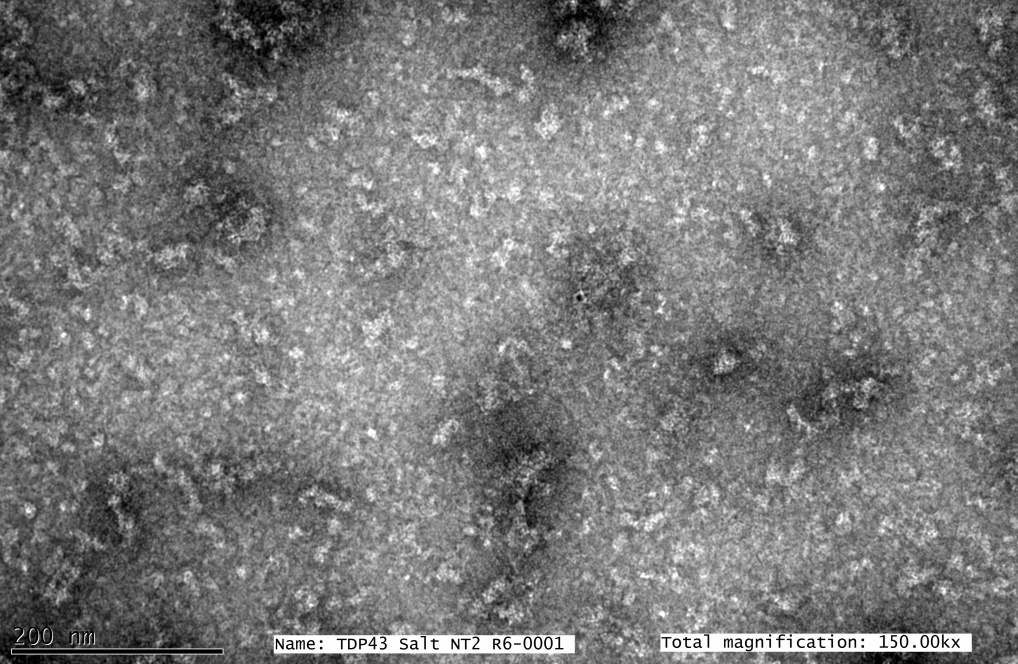
#> input picture samples/compressed/tdp43_compressed_0.jpg, 1018 x 664 px
$ python -i core.py   (imports and definitions only)   (older library calls are emulated)
#> lines starting #> are read from the running program, lines starting #| are printed output that depends on the picture; after the words box and inside, x2 and y2 are one past the last pixel; in counts of white or black regions, pixels touching at a corner belong together
#> further down, picture is the input picture: shape (664, 1018, 3); min 0, max 255, mean 123.1
"""
Created on Wed May  9 15:06:15 2018

@author: Joseph Marsilla
@email: joseph.marsilla@mail.utoronto.ca

"""
import numpy as np
import cv2

# [325 lines left out: functions file2compress, img2compress, back_eq, hclap_filt, hlog_filt, dog_filt and 4 more, not called in this run]


def laplace_of_gaussian(image, sigma=1., kappa=0.75, pad=False):
    """
    Taken from: https://stackoverflow.com/questions/22050199/
    python-implementation-of-the-laplacian-of-gaussian-edge-detection

    #shows the regular laplace of gaussian...

    Applies Laplacian of Gaussians to grayscale image.

    :param gray_img: image to apply LoG to
    :param sigma:    Gauss sigma of Gaussian applied to image, <= 0. for none
    :param kappa:    difference threshold as factor to mean of image values, <= 0 for none
    :param pad:      flag to pad output w/ zero border, keeping input image size
    """
#> called with sigma = 1, kappa = 0.75, pad = False
    gray_img = cv2.cvtColor(image, cv2.COLOR_RGB2GRAY)
    assert len(gray_img.shape) == 2
    img = cv2.GaussianBlur(gray_img, (0, 0), sigma) if 0. < sigma else gray_img
    img = cv2.Laplacian(img, cv2.CV_64F)
    rows, cols = img.shape[:2]
    # min/max of 3x3-neighbourhoods
    min_map = np.minimum.reduce(list(img[r:rows-2+r, c:cols-2+c]
                                     for r in range(3) for c in range(3)))
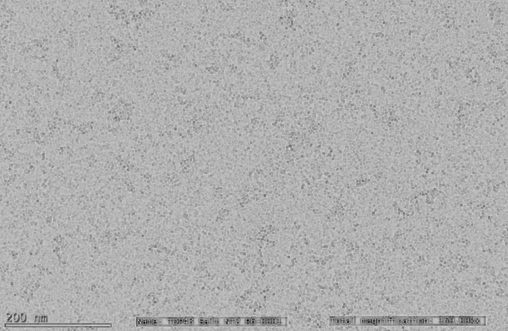
#> min_map: shape (662, 1016) float64 (shown at 1/2 size); min -121, max 39, mean -10.6; drawn with min black and max white
    max_map = np.maximum.reduce(list(img[r:rows-2+r, c:cols-2+c]
                                     for r in range(3) for c in range(3)))
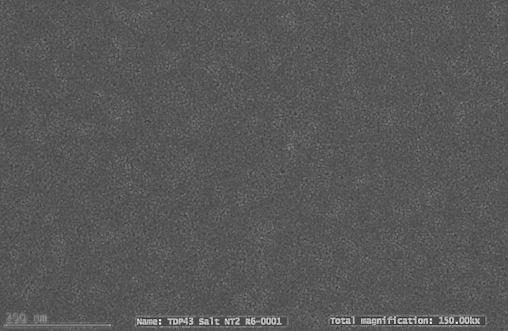
#> max_map: shape (662, 1016) float64 (shown at 1/2 size); min -57, max 138, mean 10.3; drawn with min black and max white
    # bool matrix for image value positiv (w/out border pixels)
    pos_img = 0 < img[1:rows-1, 1:cols-1]
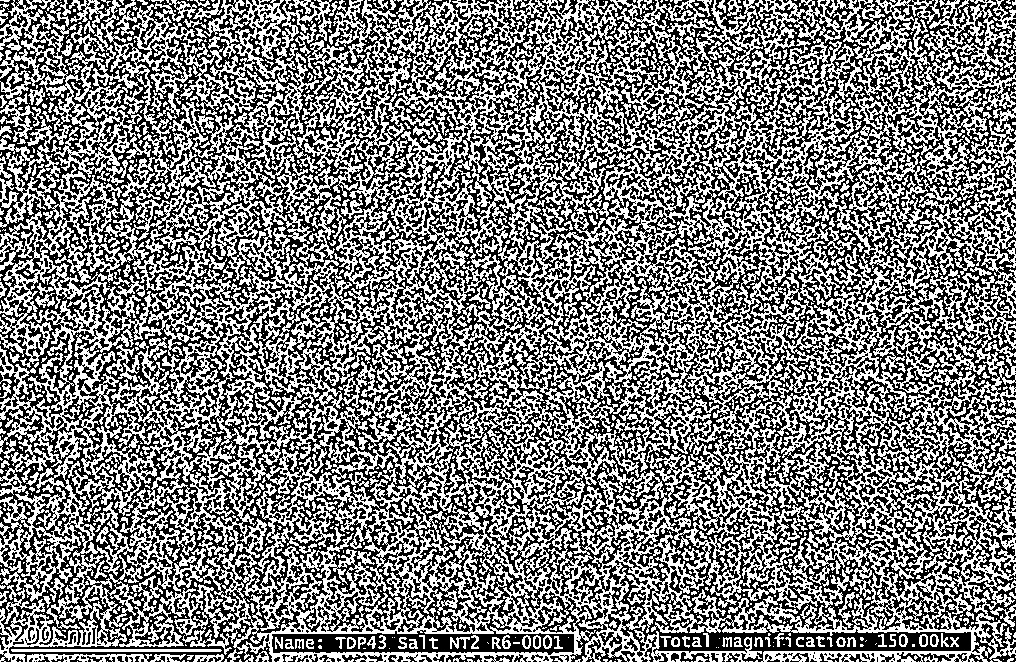
#> pos_img: shape (662, 1016) bool; 49.3% white in thin lines or dots
    # bool matrix for min < 0 and 0 < image pixel
    neg_min = min_map < 0
#> neg_min: shape (662, 1016) bool; 92.2% white; black in thin lines or dots
    neg_min[1 - pos_img] = 0
#> neg_min: shape (662, 1016) bool; 92% white; black in thin lines or dots
    # bool matrix for 0 < max and image pixel < 0
    pos_max = 0 < max_map
#> pos_max: shape (662, 1016) bool; 93.6% white; black in thin lines or dots
    pos_max[pos_img] = 0
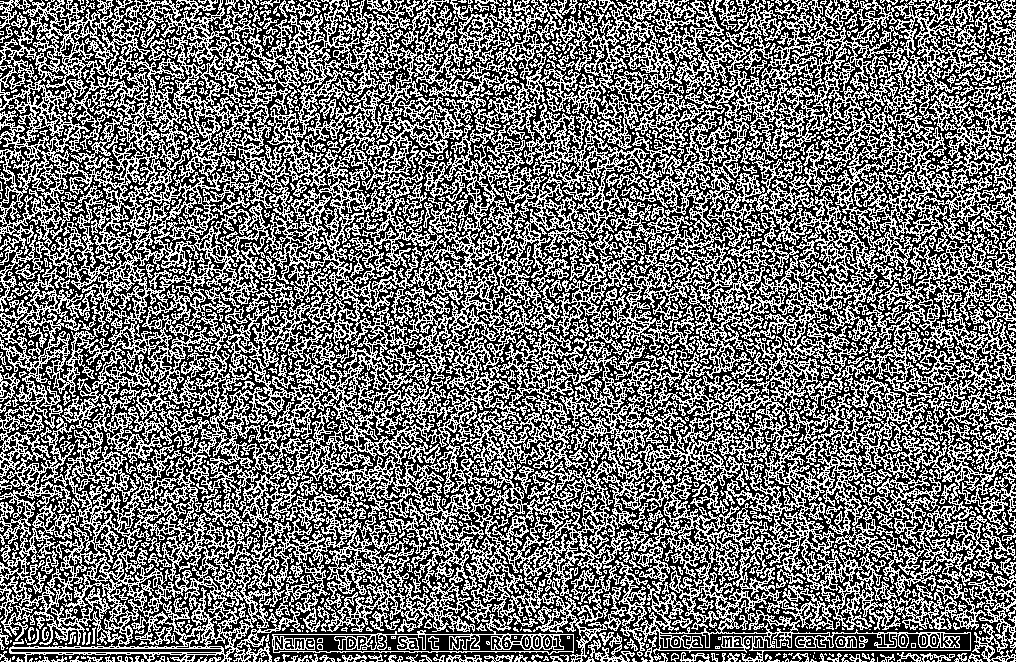
#> pos_max: shape (662, 1016) bool; 44.3% white in thin lines or dots
    # sign change at pixel?
    zero_cross = neg_min + pos_max
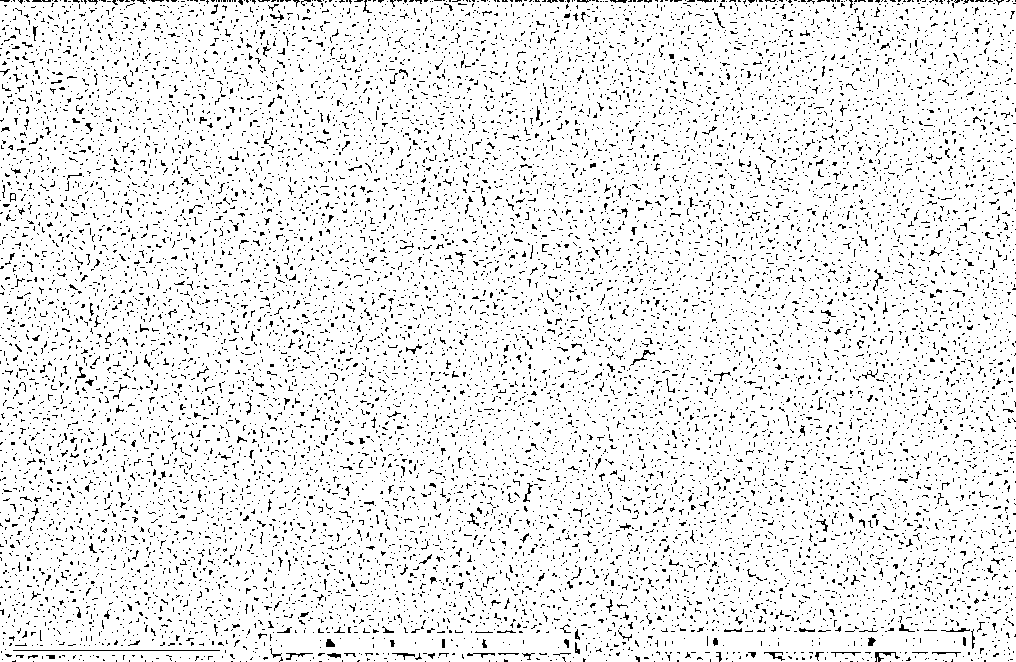
#> zero_cross: shape (662, 1016) bool; 92.2% white; black in thin lines or dots
    # values: max - min, scaled to 0--255; set to 0 for no sign change
    value_scale = 255. / max(1., img.max() - img.min())
#> value_scale = 0.985
    values = value_scale * (max_map - min_map)
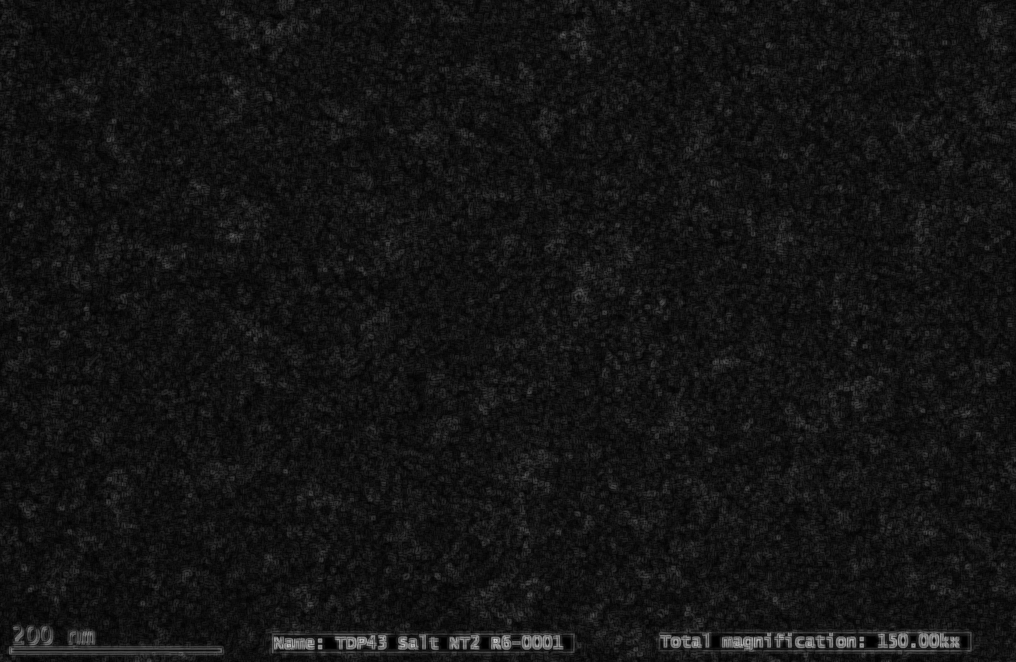
#> values: shape (662, 1016) float64; min 0, max 211.7, mean 20.6
    values[1 - zero_cross] = 0.
#> values: shape (662, 1016) float64; 0.3% of pixels changed, all inside (x1, y1, x2, y2) = (0, 0, 1016, 2)
    # optional thresholding
    if 0. <= kappa:
        thresh = float(np.absolute(img).mean()) * kappa
#> thresh = 5.59
        values[values < thresh] = 0.
#> values: shape (662, 1016) float64; min 0, max 211.7, mean 20.6
    log_img = values.astype(np.uint8)
    if pad:
        log_img = np.pad(log_img, pad_width=1, mode='constant', constant_values=0)
    return log_img

>>> import cv2
>>> picture = cv2.cvtColor(cv2.imread('../samples/compressed/tdp43_compressed_0.jpg'), cv2.COLOR_BGR2RGB)
>>> result = laplace_of_gaussian(picture)

$ run again, on samples/compressed/tdp43_compressed_1.jpg
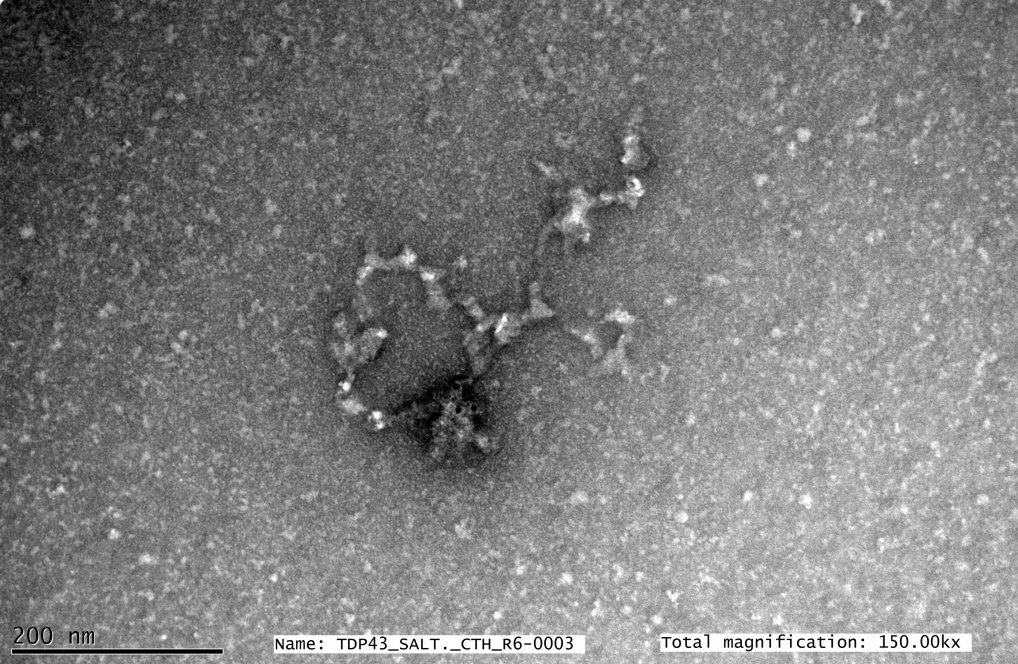
#> input picture samples/compressed/tdp43_compressed_1.jpg, 1018 x 664 px
#> picture is the input picture: shape (664, 1018, 3); min 0, max 255, mean 126.1
#> in laplace_of_gaussian, `pos_img = 0 < img[1:rows-1, 1:cols-1]`:
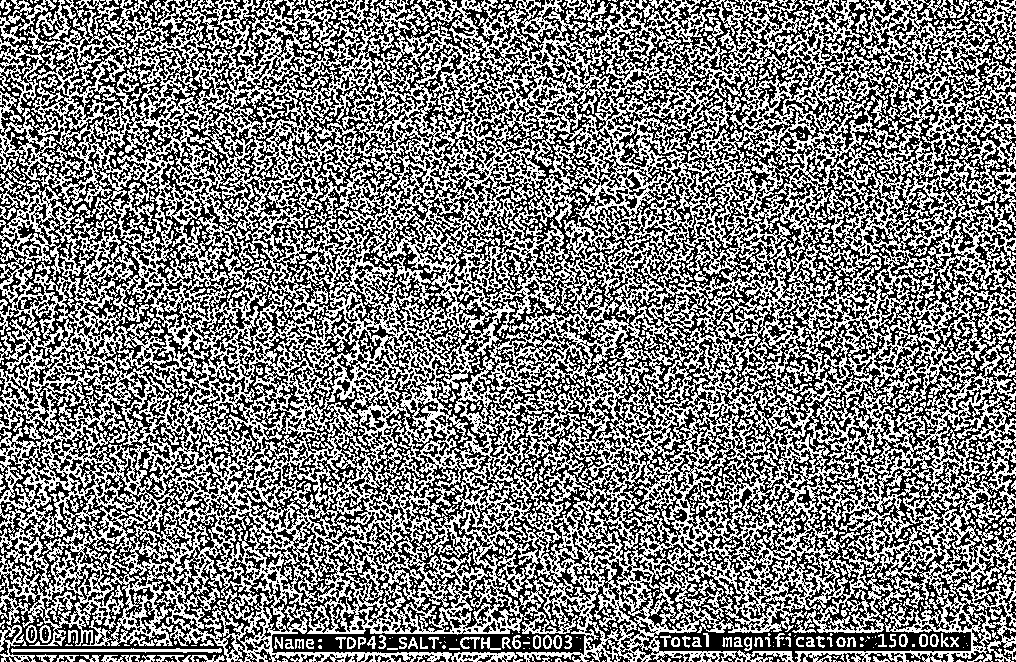
#> pos_img: shape (662, 1016) bool; 49.1% white in thin lines or dots
#> zero_cross: shape (662, 1016) bool; 93.7% white; black in thin lines or dots
#> value_scale = 1.02
#> in laplace_of_gaussian, `values = value_scale * (max_map - min_map)`:
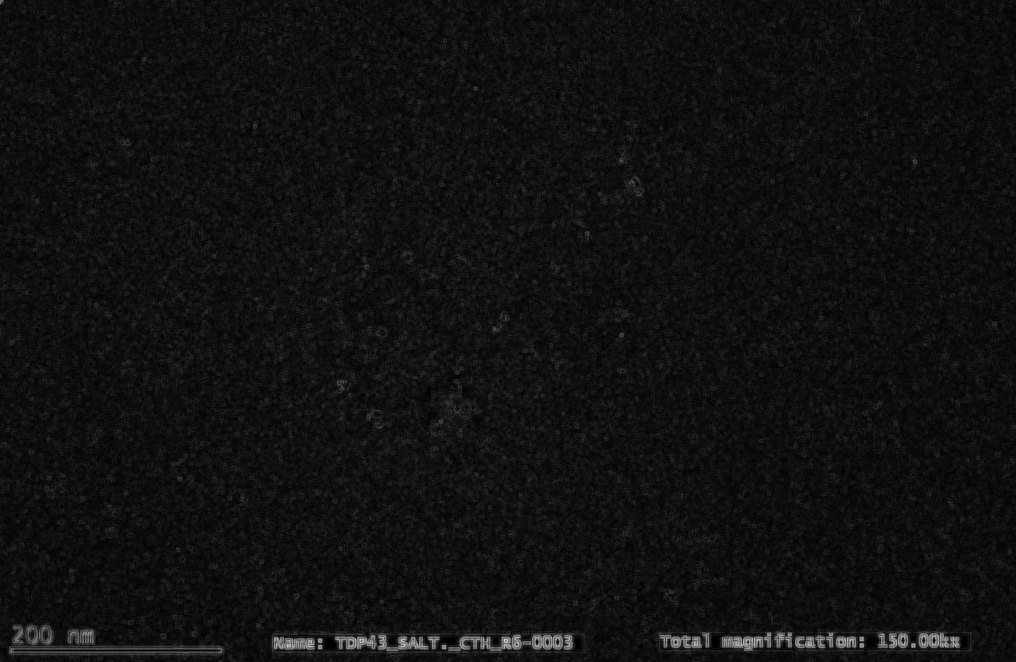
#> values: shape (662, 1016) float64; min 0, max 206, mean 17.2
#> thresh = 4.33

$ run again, on samples/compressed/tdp43_compressed_10.jpg
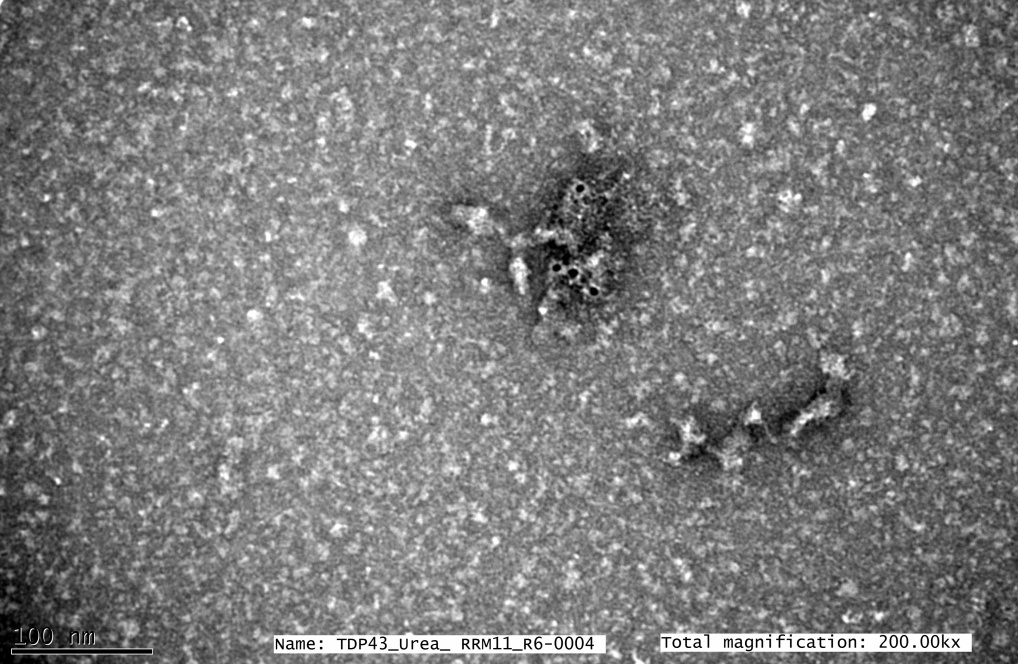
#> input picture samples/compressed/tdp43_compressed_10.jpg, 1018 x 664 px
#> picture is the input picture: shape (664, 1018, 3); min 0, max 255, mean 125.8
#> in laplace_of_gaussian, `pos_img = 0 < img[1:rows-1, 1:cols-1]`:
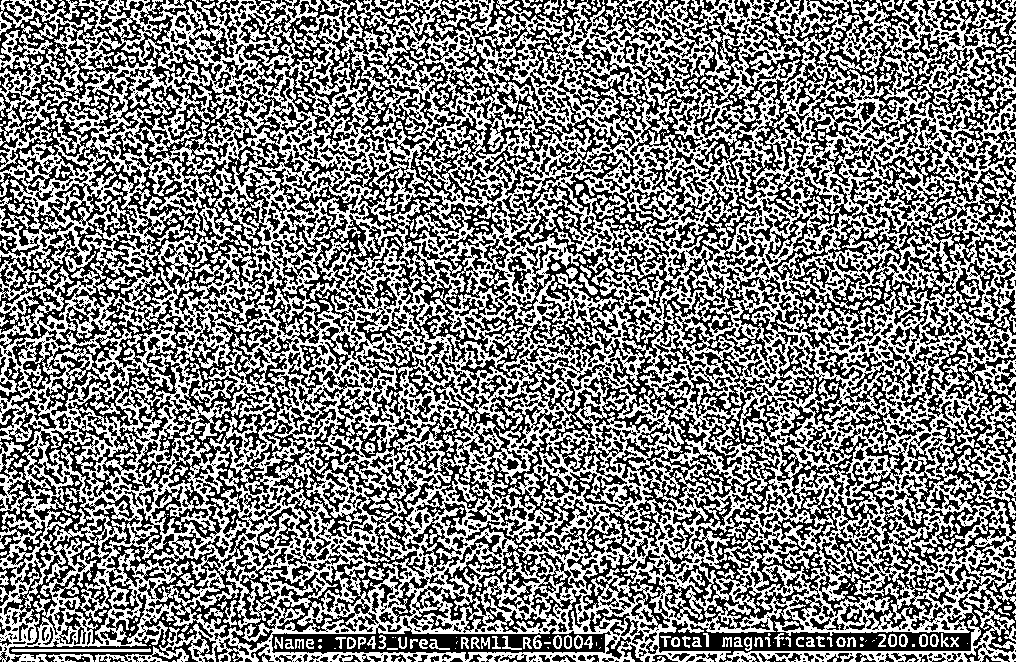
#> pos_img: shape (662, 1016) bool; 50.1% white; 1736 black regions (1029 under 20 px), largest, box (x1, y1, x2, y2) and area: (0, 0, 589, 662) 101503, (362, 0, 811, 633) 66182, (659, 326, 1016, 662) 32319
#> zero_cross: shape (662, 1016) bool; 88.3% white; black in thin lines or dots
#> value_scale = 0.985
#> in laplace_of_gaussian, `values = value_scale * (max_map - min_map)`:
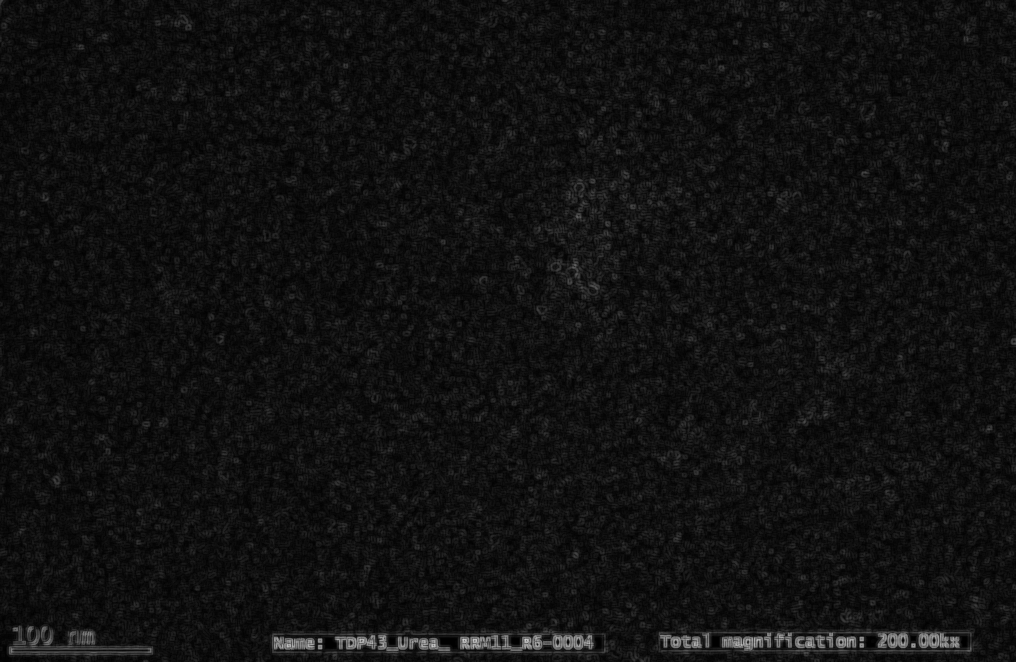
#> values: shape (662, 1016) float64; min 0, max 212.7, mean 17.8
#> thresh = 5.27
